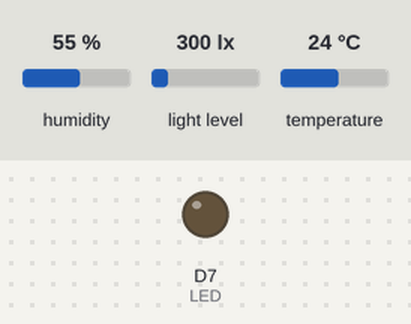
Bench run of a sketch on a simulated ESP8266 (NodeMCU). On the bench: output pins drawn as LEDs (lit = HIGH). Wiring (inferred from the names in the program): BH1750 light sensor at I2C address 0x23. The test bench sets the inputs (shaded band); at power-on: humidity 55 %, light level 300 lx, temperature 24 °C. WiFi joins after 1.5 s; servers stay silent unless stated; web services answer with replies made up by the test bench; what the sketch prints to the serial monitor is not drawn.

Above: at 1.9 s.
At 11.4 s:
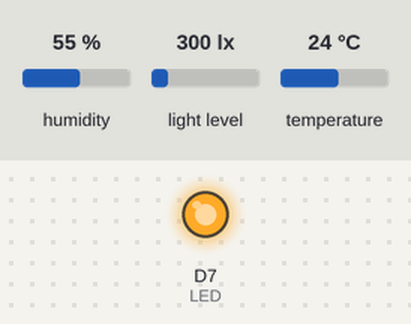
Timing chart, 0 to 22.6 s (numbered marks = the images above):
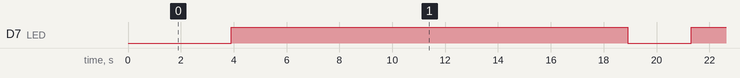

Measured:
- by itself, D7 (LED): alternates HIGH for 15.0 s and LOW for 2.4 s

The sketch:

Collect_Data_and_Upload.ino
```cpp
/*
 * >>>>Data Collection of Temperature, Humidity and Light Intensity and Upload to ThingSpeak Cloud Server<<<< *
 *
 *Download the DHT.h library at https://github.com/markruys/arduino-DHT/archive/master.zip
 *
 * Component Used -
 *  - NODEMCU - ESP8266 Wifi Development Board
 *  - BH1750 - Light Intensity Sensor Module
 *  - DHT11 - Temprature and Humidity Sensor Module
 *  - LED
 *
 *Connection:
 *  DHT11 -
 *  ------------------
 *  OUT    -   Pin D0
 *  __________________
 *  BH1750 -
 *  ------------------
 *  SCL    -   Pin D1
 *  SDA    -   Pin D2
 *  ADD    -   NC4
 *
*/

#include "DHT.h"
#include <Wire.h>
#include <ESP8266WiFi.h> // Include the WiFi library
#include <ESP8266WiFiMulti.h> // Include the WiFi-Multi library
#include <ESP8266HTTPClient.h>

#define LED D7 // D7 pin is assigned for LED light

#define ssid_1 "SSID"    // your Wifi network 1 SSID (name)
#define pass_1 "PASSWORD"  // your Wifi network 1 password

#define ssid_2 "SSID" // your Wifi network 2 SSID (name)
#define pass_2 "PASSWORD"  // your Wifi network 2 password

#define ssid_3 "SSID" // open wiFi network

#define TSWriteAPIKey "ABCD1234EFGH67"  //SECRET_WRITE_APIKEY;
#define TSField_1 1 // Temperature Field
#define TSField_2 2 // Humidity Field
#define TSField_3 3 // Light Sensor Field

byte BH1750_Device_Address = 0x23; // I2C address for BH1750 light sensor

float temperature = 0;
float humidity = 0;
unsigned int lux = 0;

DHT dht;
WiFiClient  client;
ESP8266WiFiMulti wifiMulti; // Create an instance of the ESP8266WiFiMulti class, called WifiMulti

void setup() {
  Serial.begin(115200);  // Initialize serial communication
  Wire.begin();

  dht.setup(D0);   // D0 pin for nodeMCU is used
  pinMode(LED,OUTPUT);

  WiFi.mode(WIFI_STA); // set-up a WPA2-PSK network
}

void ConnectToWiFi(void){
  wifiMulti.addAP(ssid_1,pass_1); //  add WiFi networks you want to connect to
  wifiMulti.addAP(ssid_2,pass_2);
  wifiMulti.addAP(ssid_3);

  if(WiFi.status() != WL_CONNECTED){
    Serial.print("\nAttempting to connect to WiFi\n");
    while(wifiMulti.run() != WL_CONNECTED){ // Wait for thr WiFi to connect: scan for WiFi networss, and connect to the strongest of the networks above
      Serial.println("Connecting...");
      delay(1000);
    }
    Serial.print("\nConnected to " + String(WiFi.SSID()) + "\n"); // Tell us what network we are connected to
    Serial.print("IP address:\t");
    Serial.println(WiFi.localIP()); // Send the IP address of the ESP8266 to the computer
  }
}

void Write_ThingSpeak_Data(String tempValue, String humiValue, String luxValue){
  if (WiFi.status() != WL_CONNECTED) { //Check WiFi connection status
    Serial.println("\nWiFi Disconected ?!!");
    ConnectToWiFi();
  }
  HTTPClient http;  //Declare an object of class HTTPClient
  String upLink = "http://api.thingspeak.com/update?api_key="+String(TSWriteAPIKey)+"&field"+String(TSField_1)+"=";
  upLink += String(tempValue);  //update field 1 value
  upLink += "&field"+String(TSField_2)+"="+String(humiValue);  // update field 2 value
  upLink += "&field"+String(TSField_3)+"="+String(luxValue); // update field 3 value
  //Serial.println(upLink);
  http.begin(upLink);  //Specify request destination
  int httpCode = http.GET();  //Send the GET request
  http.end();   //Close connection
}

void getTemperatureHumidity(void){
  if (WiFi.status() != WL_CONNECTED) { //Check WiFi connection status
    Serial.println("\nWiFi Disconected ?!!");
    ConnectToWiFi();
  }
  delay(dht.getMinimumSamplingPeriod());  // Delay of amount equal to sampling period
  humidity = dht.getHumidity();     // Get humidity value
  //Serial.println("Humidity --> "+String(humidity)+" %");
  temperature = dht.getTemperature(); // Get temperature value
  //Serial.println("Temperature --> "+String(temperature)+" 'C");
  //Serial.println(dht.getStatusString());    // Print status of communication
}

unsigned int BH1750_Read() {
  unsigned int value = 0;
  Wire.beginTransmission(BH1750_Device_Address);
  Wire.requestFrom(BH1750_Device_Address, 2);
  while (Wire.available()) {
    value <<= 8;
    value |= Wire.read();
  }
  Wire.endTransmission();
  return value / 1.2; // Convert to Lux
}

void BH1750_Initialise() {
  Wire.beginTransmission(BH1750_Device_Address);
  Wire.write(0x10); // set resolution to 1 Lux
  Wire.endTransmission();
  delay(200);
}

void getBH1750(void){
  if (WiFi.status() != WL_CONNECTED) { //Check WiFi connection status
    Serial.println("\nWiFi Disconected ?!!");
    ConnectToWiFi();
  }
  BH1750_Initialise();
  lux = BH1750_Read();
  //Serial.println("Light Intensity "+String(lux)+" [lx]");
}

void loop() {
  digitalWrite(LED,LOW);
  getTemperatureHumidity();
  getBH1750();
  Write_ThingSpeak_Data(String(temperature), String(humidity), String(lux));
  digitalWrite(LED,HIGH);
  delay(15000);    //Send a request every 15 seconds
}
```
